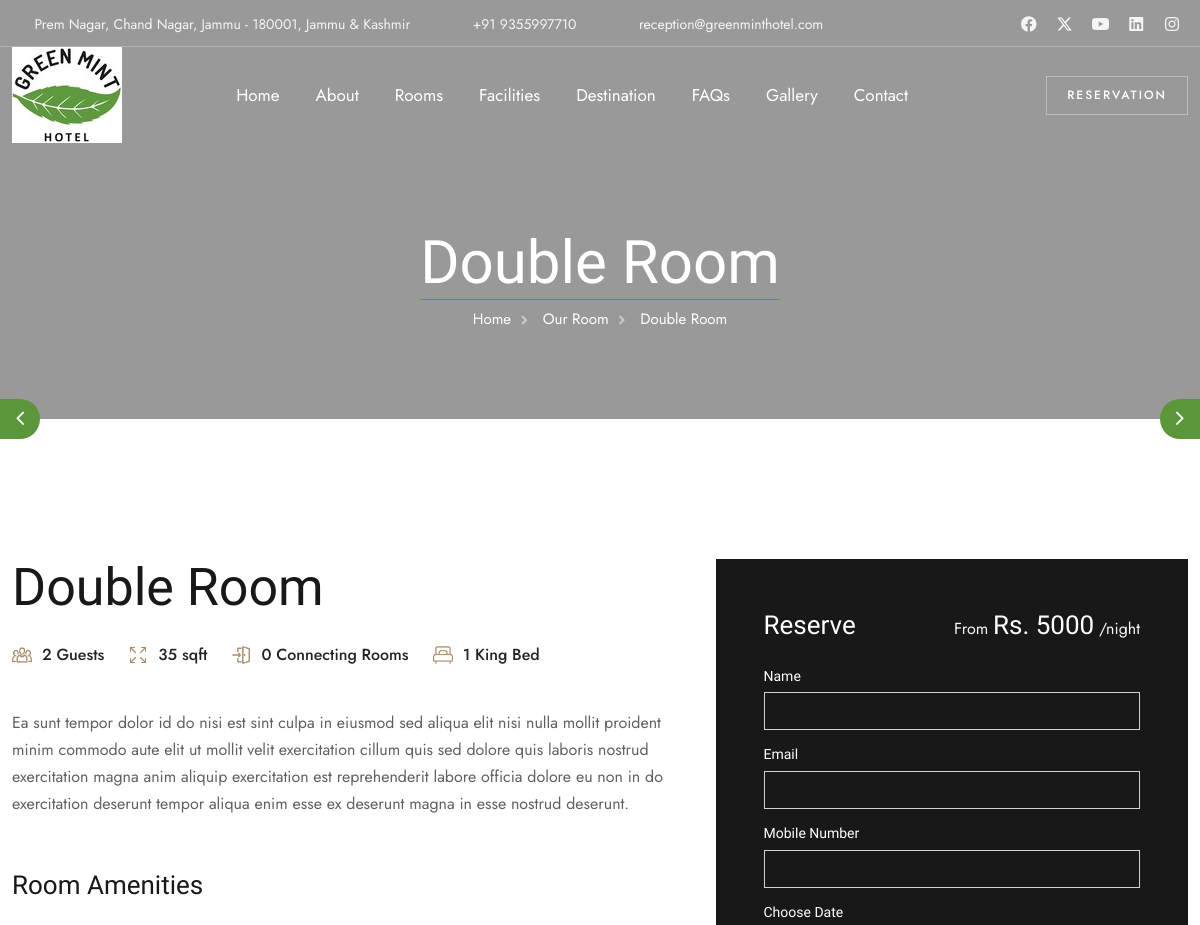
The page /room/double-room/ (upper part) on the database as committed earlier.
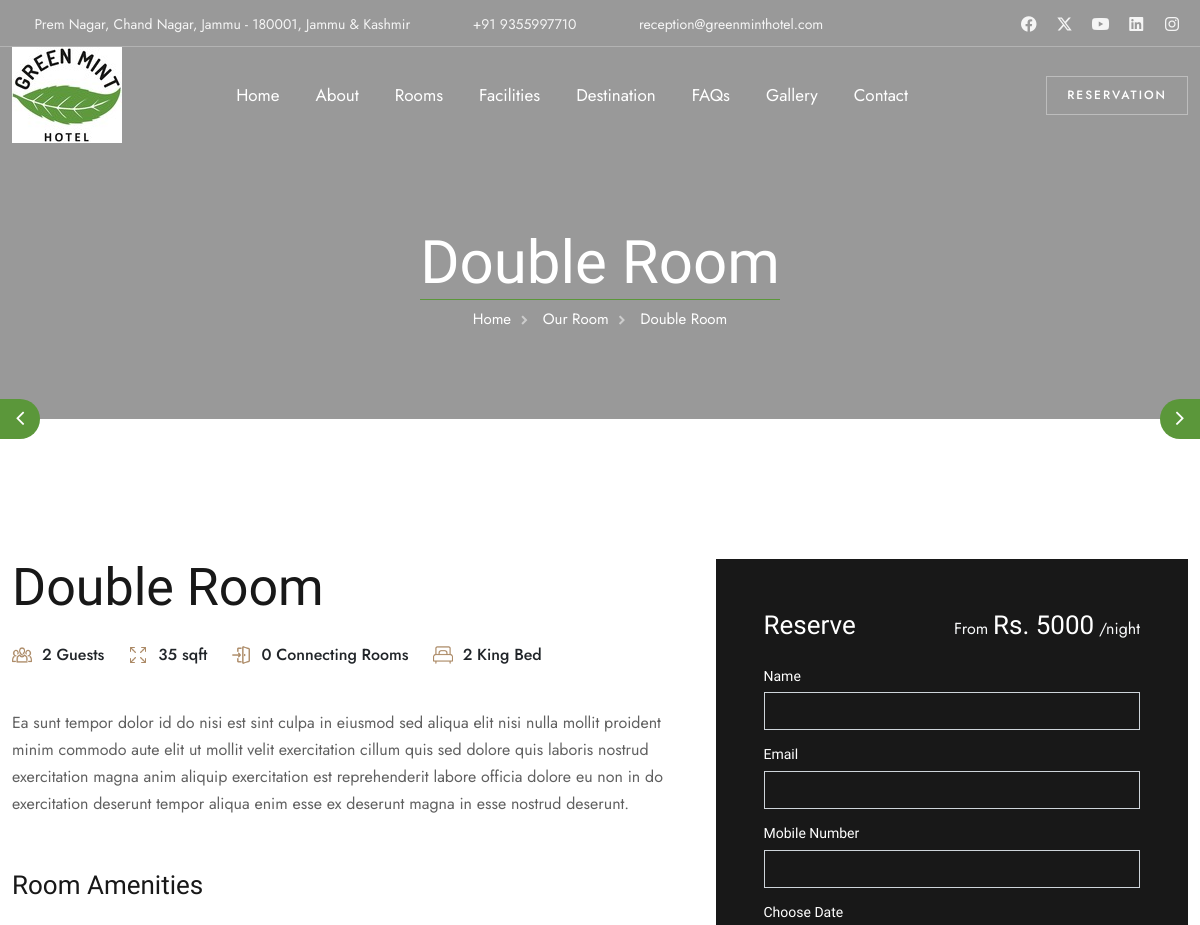
The same page on the database as committed later.
### home/models.py (models this page shows, shortened)
class Room(BaseModel):
    room = models.CharField(max_length=100, default="Double Room", choices=(("Single Room", "Single Room"),
                        ("Double Room", "Double Room"), ("Suite Room", "Suite Room")))
    slug = models.SlugField(unique=True, null=True, blank=True)
    room_area = models.CharField(max_length=100)
    number_of_guests = models.IntegerField()
    price = models.IntegerField()
    connecting_rooms = models.IntegerField()
    no_of_bed = models.CharField(max_length=100)
    description = models.TextField()
    tag = models.CharField(max_length=100, null=True, blank=True, choices=(("Best Seller", "Best Seller"),
                        ("Popular", "Popular")))

### home/views.py (the view)
# urls.py: path('room/<slug>/', views.room_detail, name="room_detail"),
def room_detail(request, slug):
    one_room_detail = Room.objects.get(slug=slug)
    images = one_room_detail.room_images.all()
    if request.method == 'POST':
        form = RoomBookingForm(request.POST)
        if form.is_valid():
            room = form.cleaned_data['room']
            name = form.cleaned_data['name']
            email = form.cleaned_data['email']
            phone = form.cleaned_data['phone']
            date = form.cleaned_data['date']
            no_of_adults = form.cleaned_data['no_of_adults']
            no_of_children = form.cleaned_data['no_of_children']
            no_of_rooms = form.cleaned_data['no_of_rooms']
            no_of_extra_beds = form.cleaned_data['no_of_extra_beds']
            message = form.cleaned_data['message']
            html_message = render_to_string('email-templates/room-booking.html', {
                'room': room,
                'name': name,
                'email': email,
                'phone': phone,
                'date': date,
                'no_of_adults': no_of_adults,
                'no_of_children': no_of_children,
                'no_of_rooms': no_of_rooms,
                'no_of_extra_beds': no_of_extra_beds,
                'message': message,
            })
            send_mail(
                'Room Booking Enquiry',
                '',  # Plain text message (optional)
                'sahaniyaswimmy@gmail.com',
                ['reception@greenminthotel.com', email],
                fail_silently=False,
                html_message=html_message,
            )
            return HttpResponseRedirect('/thanks/')
    else:
        form = RoomBookingForm()
    context = {
        'page': 'room detail',
        'room_detail': one_room_detail,
        'images': images,
        'form': form,
    }
    return render(request, "room-detail.html", context)

### home/forms.py
class RoomBookingForm(forms.Form):
    room = forms.CharField(max_length=100)
    name = forms.CharField(max_length=100)
    email = forms.EmailField()
    phone = forms.CharField(max_length=15)
    date = forms.CharField(max_length=15)
    no_of_adults = forms.IntegerField()
    no_of_children = forms.IntegerField()
    no_of_rooms = forms.IntegerField()
    no_of_extra_beds = forms.IntegerField()
    message = forms.CharField(widget=forms.Textarea, required=False)

### home/context_processors.py (called while the page is built)
def room_navigation(request):
    rooms = Room.objects.all()
    return {'room': rooms}

### home/templates/room-detail.html (shortened to what the changed rows need)
{% extends "base.html" %}
{% block start %}
<div class="no-bottom no-top" id="content">
    <section id="subheader" class="relative jarallax text-light">
        <div class="container relative z-index-1000">
            <div class="row justify-content-center">
                <div class="col-lg-6 text-center">
                    <div class="spacer-double"></div>
                    <h1>{{room_detail.room}}</h1>
                    <ul class="crumb">
                        <li><a href="/">Home</a></li>
                        <li><a href="/rooms/">Our Room</a></li>
                        <li class="active">{{room_detail.room}}</li>
                    </ul>
                </div>
            </div>
        </div>
    </section>
    <section>
        <div class="container">
            <div class="row g-4 gx-5">
                <div class="col-lg-7">
                    <h2>{{room_detail.room}}</h2>
                    <div class="d-flex">
                        <div class="relative me-4">
                            <img src="/media/images/icons/guests.png" class="w-20px abs mt-1" alt="Guests">
                            <p class="ml30 text-dark fw-500">{{room_detail.number_of_guests}} Guests</p>
                        </div>
                        <div class="relative me-4">
                            <img src="/media/images/icons/size.png" class="w-20px abs mt-1" alt="Room Size">
                            <p class="ml30 text-dark fw-500">{{room_detail.room_area}} sqft</p>
                        </div>
                        <div class="relative me-4">
                            <img src="/media/images/icons/door.png" class="w-20px abs mt-1" alt="Connecting Rooms">
                            <p class="ml30 text-dark fw-500">{{room_detail.connecting_rooms}} Connecting Rooms</p>
                        </div>
                        <div class="relative me-4">
                            <img src="/media/images/icons/bed.png" class="w-20px abs mt-1" alt="King Bed">
                            <p class="ml30 text-dark fw-500">{{room_detail.no_of_bed}} King Bed</p>
                        </div>
                    </div>
                    <p>{{room_detail.description|linebreaks}}</p>
                    <div class="spacer-single"></div>
                    <h3 class="mb-2">Room Amenities</h3>
                    <div class="row g-2">
                        <div class="col-lg-4 col-6 fadeInRight" data-wow-delay=".2s">
                        </div>
                        <div class="col-lg-4 col-6 fadeInRight" data-wow-delay=".2s">
                        </div>
                        <div class="col-lg-4 col-6 fadeInRight" data-wow-delay=".2s">
                        </div>
                    </div>
                </div>
                <div class="col-lg-5">
                    <div class="bg-dark text-light p-5">
                        <div class="d-flex justify-content-between">
                            <div>
                                From
                                <h3 class="d-inline">Rs. {{room_detail.price}}</h3>
                                /night
                            </div>
                        </div>
                    </div>
                </div>
            </div>
        </div>
    </section>
</div>
{% endblock %}

Rows that differ between the two databases and show on the page:
changed Room "Double Room": no_of_bed "1" → "2"
